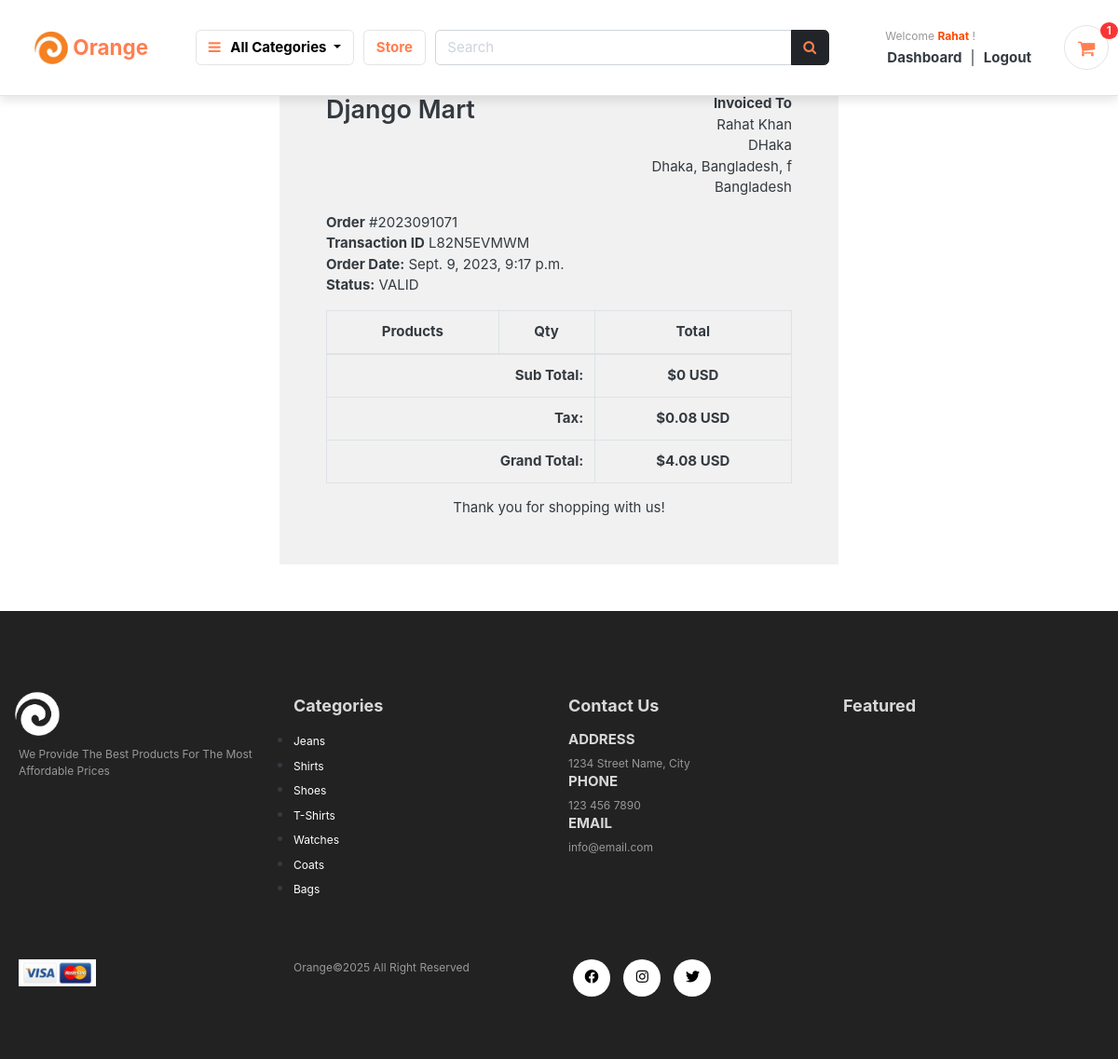
The app's page /accounts/order_detail/2023091071/ (signed in) with its own data.
### accounts/models.py (models this page shows, shortened)
class Account(AbstractBaseUser):
    first_name      = models.CharField(max_length=50)
    last_name       = models.CharField(max_length=50)
    username        = models.CharField(max_length=50, unique=True)
    email           = models.EmailField(max_length=100, unique=True)
    phone_number    = models.CharField(max_length=50)
    date_joined     = models.DateTimeField(auto_now_add=True)
    last_login      = models.DateTimeField(auto_now=True)
    is_admin        = models.BooleanField(default=False)
    is_staff        = models.BooleanField(default=False)
    is_active        = models.BooleanField(default=False)
    is_superadmin        = models.BooleanField(default=False)
    USERNAME_FIELD = 'email'
    REQUIRED_FIELDS = ['username', 'first_name', 'last_name']
    objects = MyAccountManager()

### orders/models.py (models this page shows, shortened)
class Order(models.Model):
    STATUS = (
        ('New', 'New'),
        ('Accepted', 'Accepted'),
        ('Completed', 'Completed'),
        ('Cancelled', 'Cancelled'),
    )
    user = models.ForeignKey(Account, on_delete=models.SET_NULL, null=True)
    payment = models.ForeignKey(Payment, on_delete=models.SET_NULL, blank=True, null=True)
    order_number = models.CharField(max_length=20)
    first_name = models.CharField(max_length=50)
    last_name = models.CharField(max_length=50)
    phone = models.CharField(max_length=15)
    email = models.EmailField(max_length=50)
    address_line_1 = models.CharField(max_length=50)
    address_line_2 = models.CharField(max_length=50, blank=True)
    country = models.CharField(max_length=50)
    state = models.CharField(max_length=50)
    city = models.CharField(max_length=50)
    order_note = models.CharField(max_length=100, blank=True)
    order_total = models.FloatField()
    tax = models.FloatField()
    status = models.CharField(max_length=10, choices=STATUS, default='New')
    ip = models.CharField(blank=True, max_length=20)
    is_ordered = models.BooleanField(default=False)
    created_at = models.DateTimeField(auto_now_add=True)
    updated_at = models.DateTimeField(auto_now=True)
    def full_name(self):
        return f'{self.first_name} {self.last_name}'
    def full_address(self):
        return f'{self.address_line_1} {self.address_line_2}'

class Payment(models.Model):
    user = models.ForeignKey(Account, on_delete=models.CASCADE)
    payment_id = models.CharField(max_length=100)
    payment_method = models.CharField(max_length=100)
    amount_paid = models.CharField(max_length=100) # this is the total amount paid
    status = models.CharField(max_length=100)
    created_at = models.DateTimeField(auto_now_add=True)

### category/models.py (models this page shows, shortened)
class Category(models.Model):
    category_name = models.CharField(max_length=50, unique=True)
    slug = models.SlugField(max_length=100, unique=True)
    description = models.TextField(max_length=255, blank=True)
    cat_image = models.ImageField(upload_to='photos/categories', blank=True)
    class Meta:
        verbose_name = 'category'
        verbose_name_plural = 'categories'
    def get_url(self):
        return reverse('products_by_category', args=[self.slug])

### accounts/views.py (the view)
# urls.py: path('order_detail/<int:order_id>/', views.order_detail, name='order_detail'),
@login_required(login_url='login')
def order_detail(request, order_id):
    order_detail = OrderProduct.objects.filter(order__order_number=order_id)
    order = Order.objects.get(order_number=order_id)
    subtotal = 0
    for i in order_detail:
        subtotal += i.product_price * i.quantity
    context = {
        'order_detail': order_detail,
        'order': order,
        'subtotal': subtotal,
    }
    return render(request, 'accounts/order_detail.html', context)

### accounts/templates/accounts/order_detail.html (shortened to what this page needs)
{% extends 'base.html' %}
{% load static %}
{% block content %}
<div class="container" style="margin: 0 auto;width: 50%;padding: 50px;background: #f1f1f1;margin-top: 50px;margin-bottom: 50px;">
    <div class="row invoice row-printable">
        <div class="col-md-12">
            <div class="panel panel-default plain" id="dash_0">
                <div class="panel-body p30">
                    <div class="row">
                        <div class="col-lg-6">
                            <div class="invoice-logo"><h2>Django Mart</h2></div>
                        </div>
                        <div class="col-lg-6">
                            <div class="invoice-from">
                                <ul class="list-unstyled text-right">
                                    <li><strong>Invoiced To</strong></li>
                                    <li>{{order.full_name}}</li>
                                    <li>{{order.full_address}}</li>
                                    <li>{{order.city}}, {{order.state}}</li>
                                    <li>{{order.country}}</li>
                                </ul>
                            </div>
                        </div>
                        <div class="col-lg-12">
                            <div class="invoice-details mt25">
                                <div class="well">
                                    <ul class="list-unstyled mb0">
                                        <li><strong>Order</strong> #{{order.order_number}}</li>
                                        <li><strong>Transaction ID</strong> {{order.payment.payment_id}}</li>
                                        <li><strong>Order Date:</strong> {{order.created_at}}</li>
                                        <li><strong>Status:</strong> {{order.payment.status}}</li>
                                    </ul>
                                </div>
                            </div>
                            <div class="invoice-items">
                                <div class="table-responsive" style="overflow: hidden; outline: none;" tabindex="0">
                                    <table class="table table-bordered">
                                        <thead>
                                            <tr>
                                                <th class="per70 text-center">Products</th>
                                                <th class="per5 text-center">Qty</th>
                                                <th class="per25 text-center">Total</th>
                                            </tr>
                                        </thead>
                                        <tfoot>
                                            <tr>
                                                <th colspan="2" class="text-right">Sub Total:</th>
                                                <th class="text-center">${{subtotal}} USD</th>
                                            </tr>
                                            <tr>
                                                <th colspan="2" class="text-right">Tax:</th>
                                                <th class="text-center">${{order.tax}} USD</th>
                                            </tr>
                                            <tr>
                                                <th colspan="2" class="text-right">Grand Total:</th>
                                                <th class="text-center">${{order.order_total}} USD</th>
                                            </tr>
                                        </tfoot>
                                    </table>
                                </div>
                            </div>
                            <div class="invoice-footer mt25">
                                <p class="text-center">Thank you for shopping with us!</p>
                            </div>
                        </div>
                    </div>
                </div>
            </div>
        </div>
    </div>
    </div>
{% endblock %}

### templates/includes/navbar.html (shortened to what this page needs)
{% load static %}
<header class="section-header sticky-navbar">
    <section class="header-main border-bottom py-4" style="box-shadow: 0 5px 10px rgba(0,0,0,0.1);">
    <div class="container">
      <div class="row align-items-center">
        <div class="col-lg-2 col-md-3 col-6">
          <a href="{% url 'home' %}" class="brand-wrap">
            <div class="d-flex justify-content-center align-items-center"
              style="background-color: transparent; transition: background-color 0.3s, border-radius 0.3s, padding 0.3s; border-radius: 50px; padding: 10px 15px;"
              onmouseover="this.style.backgroundColor='#343a40'; this.getElementsByTagName('img')[0].classList.add('logo-brightness-change'); this.getElementsByTagName('h2')[0].style.color='#ff4800';"
              onmouseout="this.style.backgroundColor='transparent'; this.getElementsByTagName('img')[0].classList.remove('logo-brightness-change'); this.getElementsByTagName('h2')[0].style.color='coral';">
              <img src="{% static 'images/icons/logo.jpeg' %}" alt="Orange Store Logo" class="w-25" />
              <h2 style="color: coral; margin: 3px 5px; font-size: 1.5rem;"><span style="font-weight: bold;">Orange</span></h2>
            </div>
          </a>
        </div>
        <div class="col-lg col-sm col-md col-6 flex-grow-0">
          <div class="category-wrap dropdown d-inline-block float-right">
            <button
              type="button"
              class="btn btn-light dropdown-toggle"
              data-toggle="dropdown"
              style="background-color: transparent; color: black"
              onmouseover="this.style.backgroundColor='#343a40'; this.getElementsByTagName('i')[0].style.color='#ff4800'; this.style.color='white';"
              onmouseout="this.style.backgroundColor='transparent'; this.getElementsByTagName('i')[0].style.color='coral'; this.style.color='black';"
            >
              <i class="fa fa-bars" style="color: coral"></i><span class="capitalize" style="font-weight:bold;">&nbsp;&nbsp;&nbsp;All categories</span>
            </button>
          </div>
        </div>
        <a href="{% url 'store' %}" class="btn btn-outline-light"
          style="font-weight: bold; background-color: white; transition: background-color 0.3s; color: coral;"
          onmouseover="this.style.backgroundColor='#343a40'; this.style.color='#ff4800';"
          onmouseout="this.style.backgroundColor='white'; this.style.color='coral';">
          Store
        </a>
        <div class="col-lg col-md-6 col-sm-12 col">
          <form action="{% url 'search' %}" class="search" method="GET">
            <div class="input-group w-100">
              <input
                type="text"
                class="form-control"
                style="width: 60%"
                placeholder="Search"
                name="keyword"
              />
              <div class="input-group-append">
                <button class="btn btn-dark search-btn" type="submit" onmouseover="this.querySelector('.fa-search').style.color='#ff4800';"
                  style="color:#343a40"
                  onmouseout="this.querySelector('.fa-search').style.color='coral';">
                  <i class="fa fa-search" style="color: coral;"></i>
                </button>
              </div>
            </div>
          </form>
        </div>
        <div class="col-lg-3 col-sm-6 col-8 order-2 order-lg-3">
          <div class="d-flex justify-content-end mb-3 mb-lg-0">
            {% if user.id is None %}
            <div class="widget-header">
              <small class="title text-muted welcome-guest">Welcome <span class=""
                style="color:blue;font-weight:bold;text-transform: capitalize;">Guest</span> !</small>
              <div>
                <a href="{% url 'login' %}" class="dashboard-text">Login</a>
                <span class="dark-transp"> | </span>
                <a href="{% url 'register' %}"> <span  class="register-text">Register</span></a>
              </div>
            </div>
            {% else %}
            <div class="widget-header">
              <a href="{% url 'dashboard' %}">
                <small class="title text-muted welcome-user">Welcome <span class=""
                  style="color:#ff4800;font-weight:bold;text-transform: capitalize;">{{user.first_name}}</span> !</small>
              </a>
              <div>
                <a href="{% url 'dashboard' %}"><span class="dashboard-text">Dashboard</span></a>
                <span class="dark-transp"> | </span>
                <a href="{% url 'logout' %}"><span class="logout-text">Logout</span></a>
              </div>
            </div>
            {% endif %}
            <a href="{% url 'cart' %}" class="widget-header pl-3 ml-3 cart-icon-ancor">
              <div class="icon icon-sm rounded-circle border cart-icon-div">
                <i class="fa fa-shopping-cart cart-icon"></i>
              </div>
              <span class="badge badge-pill badge-danger notify"
                >{{cart_count}}</span
              >
            </a>
          </div>
        </div>
      </div>
    </div>
  </section>
</header>

### templates/includes/footer.html (shortened to what this page needs)
{% load static %}
   <footer class="mt-5 py-5">
        <div class="row container mx-auto pt-5">
          <div class="footer-one col-lg-3 col-md-6 col-sm-12">
			<a href="{% url 'home' %}">
				<img class="logo" src="{% static 'images/icons/payment.png' %}" style="filter:grayscale(100%) brightness(2);transform:scale(1.2)"/>
			</a>
            <p class="pt-3 text-capitalize">We provide the best products for the most affordable prices</p>
          </div>
          <div class="footer-one col-lg-3 col-md-6 col-sm-12">
           <h5 class="pb-2">Categories</h5>
		   <ul>
			{% for category in links %}
			<li>
				<a
				class="link"
				href="{{ category.get_url }}"
				style="color: white"
				onmouseover="this.style.color='black';"
				onmouseout="this.style.color='white';"
				>{{ category.category_name }}</a
			  >
			</li>
			{% empty %}
            <div class="container text-center mt-5 py-5">
                <p>No "New" products available at the moment.</p>
            </div>
			{% endfor %}
		   </ul>
          </div>
          <div class="footer-one col-lg-3 col-md-6 col-sm-12">
            <h5 class="pb-2">Contact Us</h5>
            <div>
              <h6 class="text-uppercase">Address</h6>
              <p>1234 Street Name, City</p>
            </div>
            <div>
              <h6 class="text-uppercase">Phone</h6>
              <p>123 456 7890</p>
            </div>
            <div>
              <h6 class="text-uppercase">Email</h6>
              <p>info@email.com</p>
            </div>
          </div>
          <div class="footer-one col-lg-3 col-md-6 col-sm-12">
            <h5 class="pb-2">Featured</h5>
          </div>
        </div>
        <div class="copyright mt-5">
          <div class="row container mx-auto">
            <div class="col-lg-3 col-md-5 col-sm-12 mb-4">
              <img src="{% static 'images/icons/payment.jpeg' %}"/>
            </div>
            <div class="col-lg-3 col-md-5 col-sm-12 mb-4 text-nowrap mb-2">
              <p>Orange©2025 All Right Reserved</p>
            </div>
            <div class="col-lg-3 col-md-5 col-sm-12 mb-4">
             <a href="#"><i class="fab fa-facebook"></i></a>
             <a href="#"><i class="fab fa-instagram"></i></a>
             <a href="#"><i class="fab fa-twitter"></i></a>
            </div>
          </div>
        </div>
    </footer>

### records on screen
Account: first_name "Rahat"
Order: full_name "Rahat Khan", full_address "DHaka", city "Dhaka, Bangladesh", state "f", country "Bangladesh", order_number "2023091071", payment.payment_id "L82N5EVMWM", created_at "Sept. 9, 2023, 9:17 p.m.", payment.status "VALID", tax "0.08", order_total "4.08"
Category: category_name "Jeans"
Category: category_name "Shirts"
Category: category_name "Shoes"
Category: category_name "T-Shirts"
Category: category_name "Watches"
Category: category_name "Coats"
Category: category_name "Bags"

### other values on screen
{{ cart_count }} "1"
{{ subtotal }} "0"
